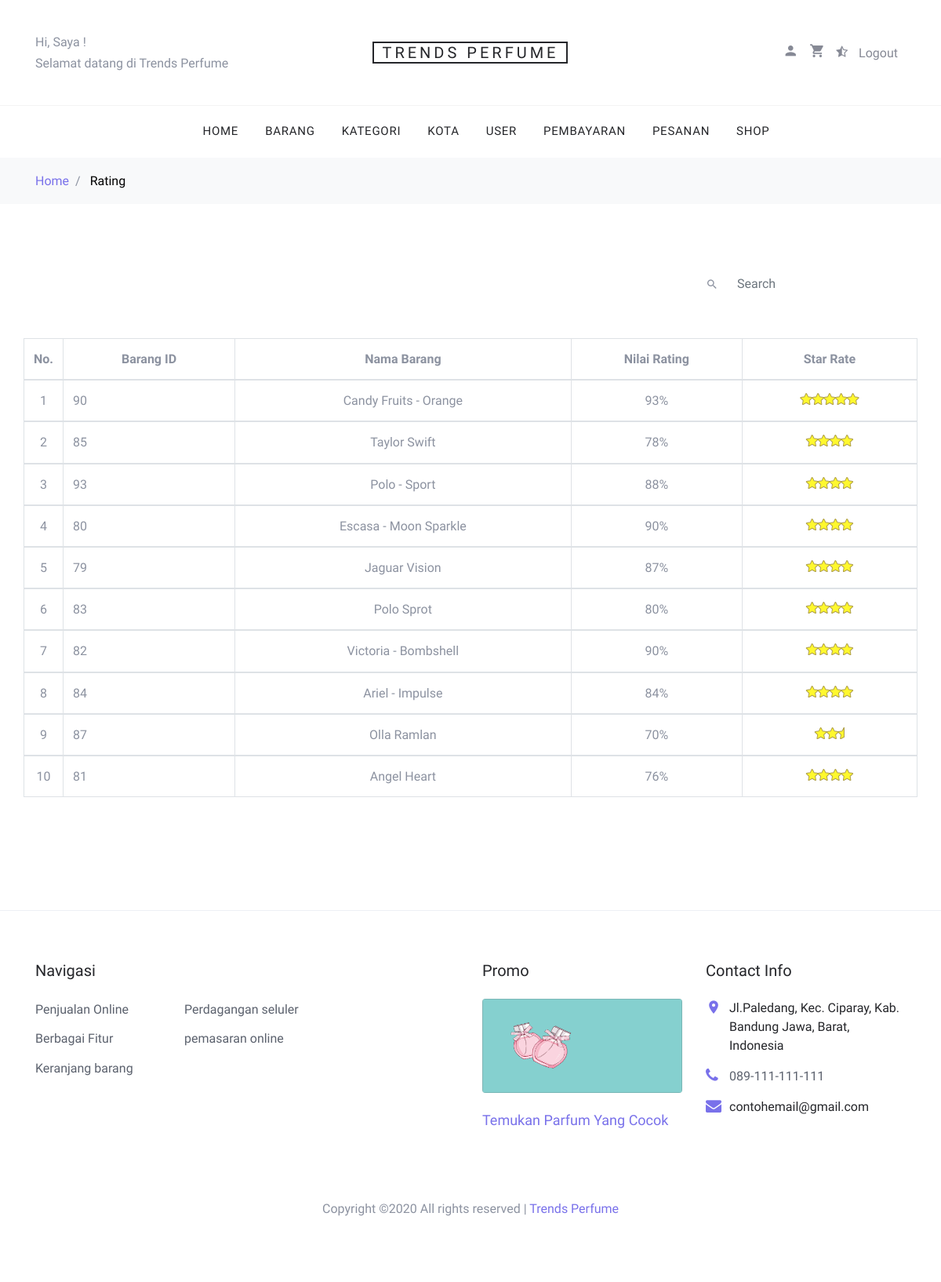
Screenshot of /index.php?page=my_profile&module=rekomendasi&action=list (signed in) with the database file from the repository.
### tables this page shows
CREATE TABLE `rating` (
  `rating_id` int(3) NOT NULL,
  `jumlah_user` int(3) NOT NULL,
  `barang_id` int(3) NOT NULL,
  `nama_user` varchar(25) NOT NULL,
  `nama_barang` varchar(25) NOT NULL,
  `nilai_rating` int(4) NOT NULL
);

### module/rekomendasi/list.php (the view, shortened to what this page needs)
<?php
   $search = isset($_GET["search"]) ? $_GET["search"] : false;
 ?>
  <div class="site-wrap">
    <div class="bg-light py-3">
      <div class="container">
        <div class="row">
          <div class="col-md-12 mb-0"><a href="../../index.php">Home</a><span class="mx-2 mb-0">/</span> <strong class="text-black">Rating</strong> </div>
        </div>
      </div>
    </div>
    <div class="site-section">
      <div class="container">
        <div class="row">
          <div class="col-md-12">
            <div class="row mb-5">
              <div class="col-md-3 mb-3 mb-md-0">
              </div>
              <div class="col-md-6 mb-3 mb-md-0">
              </div>
              <div class="col-md-3 mb-3 mb-md-0">
                <form action="<?php echo BASE_URL."index.php"; ?>" method="GET" class="site-block-top-search">
                  <span class="icon icon-search2"></span>
                  <input type="text" value="<?php echo $search; ?>" class="form-control border-0" placeholder="Search" name="search">
                </form>
              </div>
            </div>
          </div>
        </div>
          <div class="row mb-5">
            <div class="">
              <?php
                if ($level == "superadmin") {
                  $queryRating = mysqli_query($link, "SELECT * FROM rating");
                }
                if( 1 == 0) {
                    require_once("notfound.html");
                  }else{
              ?>
              <table class="table table-bordered">
                <thead>
                  <tr class="judul-kota">
                    <th class="tengah">No.</th>
                    <th class="tengah-kota">Barang ID</th>
                    <th class="kiri-kota">Nama Barang</th>
                    <th class="tengah-kota">Nilai Rating</th>
                    <th class="tengah-kota">Star Rate</th>
                  </tr>
                </thead>
                <?php
                  $no = 1;
                  while($row = mysqli_fetch_assoc($queryRating)){
                  $nilai_rating = $row['nilai_rating'];
                  $jumlah_user = $row['jumlah_user'];
                  $nilaiR = $nilai_rating/$jumlah_user;
                    if($nilaiR <= 20){
                      $stars = "<i class='icon-star'></i>";
                    }else if($nilaiR <= 30){
                      $stars = "<i class='icon-star'></i><i class='icon-star-half'></i>";
                    }else if($nilaiR <= 40){
                      $stars = "<i class='icon-star'></i><i class='icon-star'></i>";
                    }else if($nilaiR <= 50){
                      $stars = "<i class='icon-star'></i><i class='icon-star'></i></i><i class='icon-star'></i>";
                    }else if($nilaiR <= 60){
                      $stars = "<i class='icon-star'></i><i class='icon-star'></i><i class='icon-star'></i>";
                    }else if($nilaiR <= 70){
                      $stars = "<i class='icon-star'></i><i class='icon-star'></i><i class='icon-star-half'></i>";
                    }else if($nilaiR <= 80){
                      $stars = "<i class='icon-star'></i><i class='icon-star'></i><i class='icon-star'></i><i class='icon-star'></i>";
                    }else if($nilaiR <= 90){
                      $stars = "<i class='icon-star'></i><i class='icon-star'></i><i class='icon-star'></i><i class='icon-star'></i>";
                    }else if($nilaiR <= 100){
                      $stars = "<i class='icon-star'></i><i class='icon-star'><i class='icon-star'></i><i class='icon-star'></i><i class='icon-star'></i></i>";
                    }
                 ?>
                <tbody>
                  <tr>
                    <td class="isi-kota-tengah"><?php echo $no; ?></td>
                    <td class="isi-kota-kiri"><?php echo $row['barang_id']; ?></td>
                    <td class="isi-kota-tengah"><?php echo $row['nama_barang']; ?></td>
                    <td class="isi-kota-tengah"><?php echo number_format($nilaiR); ?>%</td>
                    <td class="isi-kota-tengah"><?php echo $stars; ?></td>
                  </tr>
                </tbody>
                <?php $no++; }?>
              </table>
            <?php } ?>
            </div>
        </div>
      </div>
    </div>
  </div>

### css/style.css (style rules this page uses)
body { cursor: default; line-height: 1.7; color: #8c92a0; font-weight: 300; font-size: 16px; }
.text-black { color: #000; }
.site-wrap:before { -webkit-transition: .3s all ease-in-out; -o-transition: .3s all ease-in-out; transition: .3s all ease-in-out; background: rgba(0, 0, 0, 0.6); content: ""; position: absolute; z-index: 2000; top: 0; left: 0; right: 0; bottom: 0; opacity: 0; visibility: hidden; }
.form-control { height: 43px; }
.site-section { padding: 2.5em 0 }
@media (min-width: 768px) { .site-section { padding: 5em 0; } }
.site-block-top-search { position: relative; }
.site-block-top-search .icon { position: absolute; left: 0; top: 50%; -webkit-transform: translateY(-50%); -ms-transform: translateY(-50%); transform: translateY(-50%); }
.site-block-top-search input { padding-left: 40px; -webkit-transition: .3s all ease-in-out; -o-transition: .3s all ease-in-out; transition: .3s all ease-in-out; }
.tengah { text-align: center; }
.judul-kota { text-align: center; }
.kiri-kota { width: 500px; }
.tengah-kota { width: 250px; }
.isi-kota-tengah { text-align: center; }
.isi-kota-kiri { text-align: left; }
.icon-star { color:#ebeb34; -webkit-text-fill-color: #fff82e; -webkit-text-stroke-width: 1px; -webkit-text-stroke-color: #ad9d49; }
.icon-star-half { color:#ebeb34; -webkit-text-fill-color: #fff82e; -webkit-text-stroke-width: 1px; -webkit-text-stroke-color: #ad9d49; }

### rows the page displays
rating: barang "90", nama_barang "Candy Fruits - Orange", nilaiR "93"
rating: barang "85", nama_barang "Taylor Swift", nilaiR "78"
rating: barang "93", nama_barang "Polo - Sport", nilaiR "88"
rating: barang "80", nama_barang "Escasa - Moon Sparkle", nilaiR "90"
rating: barang "79", nama_barang "Jaguar Vision", nilaiR "87"
rating: barang "83", nama_barang "Polo Sprot", nilai_rating "80"
rating: barang "82", nama_barang "Victoria - Bombshell", nilaiR "90"
rating: barang "84", nama_barang "Ariel - Impulse", nilaiR "84"
rating: barang "87", nama_barang "Olla Ramlan", nilaiR "70"
rating: barang "81", nama_barang "Angel Heart", nilaiR "76"

### other values shown
$nama "Saya"
